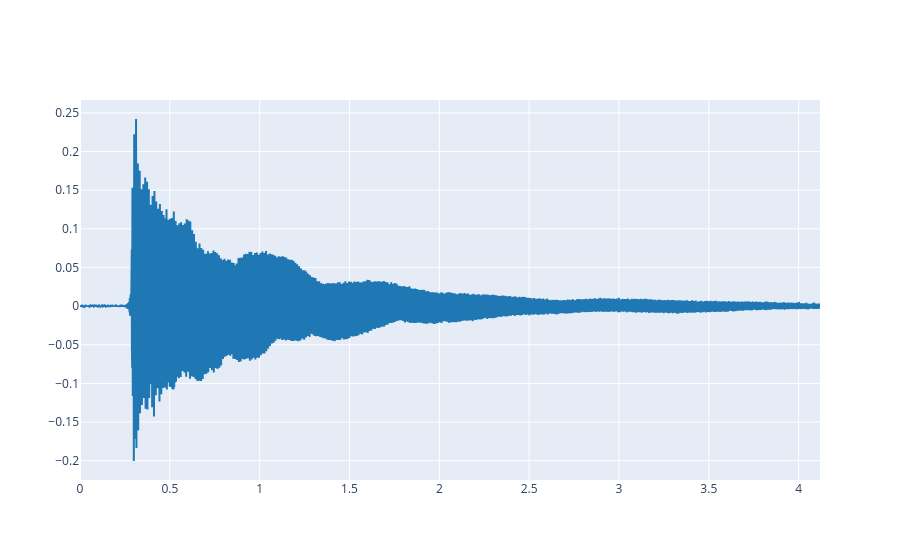

Write notebook code for a chart like this one.
### Markdown cell above
Note that `load_audio` function returns two variables: the audio signal (as a one dimensional array of floating point numbers), and the sampling rate (as a integer number). Now we can plot the audio signal:

### Code cell
plot_signals(ref, fs)

### Figure 1 — Plotly figure (JSON) as saved in the notebook; plotly's stock layout.template omitted (floating-point values rounded to 4 significant figures; data arrays with more than 128 entries replaced by an {"elided": "..."} marker saying what was removed)
{"data": [{"line": {"color": "#1f77b4", "shape": "linear"}, "mode": "lines", "name": "audio signal 0", "type": "scatter", "x": {"elided": "197707 float values"}, "y": {"elided": "197707 float values"}}], "layout": {}}
